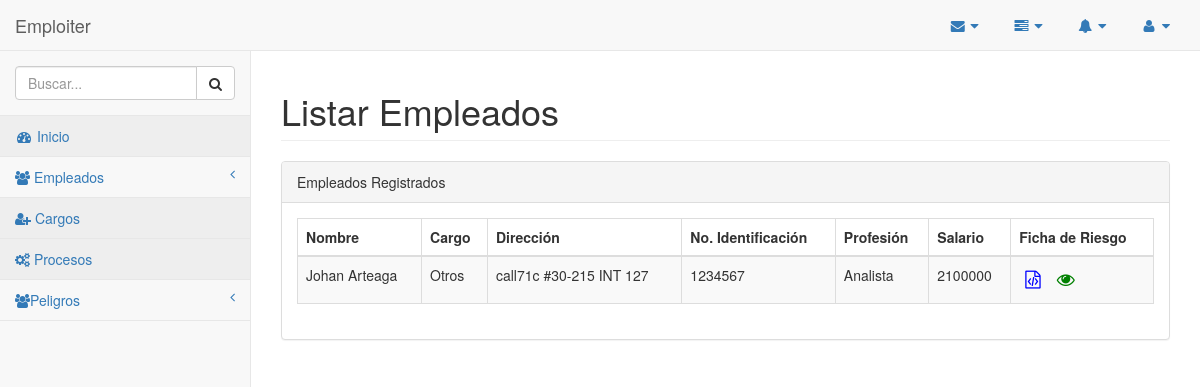
/ctrEmpleado/listarEmpleados, run on an earlier commit of the app's database.
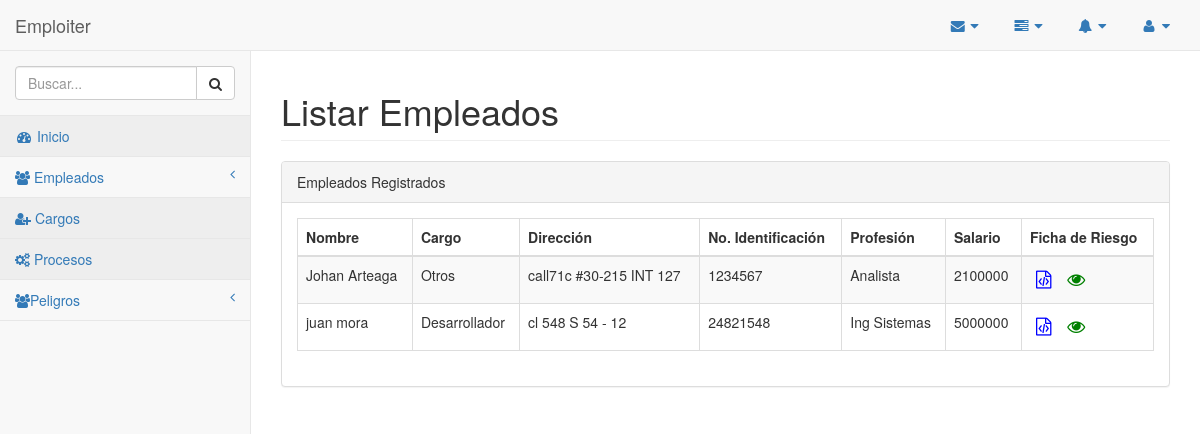
And on a later commit of the database.
### tables this page shows
CREATE TABLE `tbl_empleados` (
  `documento` varchar(20) NOT NULL,
  `id_cargo` int(11) NOT NULL,
  `id_profesion` int(11) NOT NULL,
  `nombre` varchar(40) NOT NULL,
  `apellido` varchar(40) NOT NULL,
  `direccion` varchar(50) NOT NULL,
  `telefono` varchar(30) NOT NULL
);

CREATE TABLE `tbl_cargos` (
  `id_cargo` int(11) NOT NULL,
  `nombre` varchar(50) NOT NULL,
  `salario` double NOT NULL
);

CREATE TABLE `tbl_profesiones` (
  `id_profesion` int(11) NOT NULL,
  `nombre` varchar(45) NOT NULL
);

### application/core/controller.php (called while the page is built, shortened)
<?php
class Controller
{
    public $db = null;
    private function openDatabaseConnection()
    {
        $options = array(PDO::ATTR_DEFAULT_FETCH_MODE => PDO::FETCH_ASSOC, PDO::ATTR_ERRMODE => PDO::ERRMODE_WARNING);
        $this->db = new PDO(DB_TYPE . ':host=' . DB_HOST . ';dbname=' . DB_NAME . ';charset=' . DB_CHARSET, DB_USER, DB_PASS, $options);
    }
    public function loadModel($nombreModel)
    {
        return new $nombreModel($this->db);
    }
}

### application/controller/ctrEmpleado.php (called while the page is built, shortened)
<?php
class ctrEmpleado extends Controller
{
private $mdlEmpleado;
	function __construct()
	{
		$this->mdlEmpleado = $this->loadModel("mdlEmpleado");
	}
	public function listarEmpleados(){
		$empleados = $this->mdlEmpleado->listarEmpleados();
		require APP. 'view/_templates/header.php';
		require APP. 'view/empleado/listarEmpleados.php';
		require APP. 'view/_templates/footer.php';
	}
}

### public/index.php (called while the page is built, shortened)
<?php
require APP . 'core/application.php';
require APP . 'core/controller.php';
$app = new Application();

### application/model/mdlEmpleado.php (called while the page is built, shortened)
<?php
class mdlEmpleado
{
    private $db;
    function __construct($db)
    {
        try {
            $this->db = $db;
        } catch (PDOException $e) {
            exit('Database connection could not be established.');
        }
    }
    public function listarEmpleados(){
        $sql = "CALL SP_ListarEmpleados()";
        $query = $this->db->prepare($sql);
        $query->execute();
        return $query->fetchAll();
    }
}

### application/view/empleado/listarEmpleados.php (the view, shortened to what this page needs)
     <div id="page-wrapper">
         <div class="row">
             <div class="col-lg-12">
                 <h1 class="page-header">Listar Empleados</h1>
             </div>
         </div>
         <div class="row">
             <div class="col-lg-12">
                 <div class="panel panel-default">
                     <div class="panel-heading">
                         Empleados Registrados
                     </div>
                     <div class="panel-body">
                         <div class="dataTable_wrapper">
                             <table width="100%" class="table table-striped table-bordered table-hover" id="">
                                 <thead>
                                     <tr>
                                         <th>Nombre</th>
                                         <th>Cargo</th>
                                         <th>Dirección</th>
                                         <th>No. Identificación</th>
                                         <th>Profesión</th>
                                         <th>Salario</th>
                                         <th>Ficha de Riesgo</th>
                                     </tr>
                                 </thead>
                                 <tbody>
                                     <?php foreach ($empleados as $empleado): ?>
                                         <tr>
                                             <td><?= $empleado['empleado'] ?></td>
                                             <td><?= $empleado['cargo'] ?></td>
                                             <td><?= $empleado['direccion'] ?></td>
                                             <td><?= $empleado['documento'] ?></td>
                                             <td><?= $empleado['profesion'] ?></td>
                                             <td><?= $empleado['salario'] ?></td>
                                             <td><button class="btn btn-box-tool" onclick="cargarFichaRiesgo(this)" data-toggle="modal" data-target="#myModal"><i style="color: blue; font-size: 150%;" class="fa fa-file-code-o"></i></button>
                                                <button onclick="consFichaRies(this, <?= $empleado['id_cargo'] ?>)" data-toggle="modal" data-target="#modalDetalle"  class="btn btn-box-tool"><i style="color: green; font-size: 150%;" class="fa fa-eye"></i>
                                                </button>
                                            </td>
                                        </tr>
                                    <?php endforeach ?>
                                </tbody>
                            </table>
                        </div>
                    </div>
                </div>
            </div>
        </div>
    </div>
</div>

### application/core/application.php (shortened to what this page needs)
<?php
class Application
{
    private $url_controller = null;
    private $url_action = null;
    private $url_params = array();
    public function __construct()
    {
        if (!$this->url_controller) {
            require APP . 'controller/home.php';
            $page = new Home();
            $page->index();
        } elseif (file_exists(APP . 'controller/' . $this->url_controller . '.php')) {
            $this->url_controller = new $this->url_controller();
            if (method_exists($this->url_controller, $this->url_action)) {
                if (!empty($this->url_params)) {
                    call_user_func_array(array($this->url_controller, $this->url_action), $this->url_params);
                } else {
                    $this->url_controller->{$this->url_action}();
                }
            }
        } else {
            header('location: ' . URL . 'error');
        }
    }
    private function splitUrl()
    {
        if (isset($_GET['url'])) {
            $url = trim($_GET['url'], '/');
            $url = filter_var($url, FILTER_SANITIZE_URL);
            $url = explode('/', $url);
            $this->url_controller = isset($url[0]) ? $url[0] : null;
            $this->url_action = isset($url[1]) ? $url[1] : null;
            unset($url[0], $url[1]);
            $this->url_params = array_values($url);
        }
    }
}

### application/view/_templates/header.php (shortened to what this page needs)
<!DOCTYPE html>
<html lang="en">
<head>
    <link href="<?php echo URL; ?>bower_components/bootstrap/dist/css/bootstrap.min.css" rel="stylesheet">
    <link href="<?php echo URL; ?>bower_components/metisMenu/dist/metisMenu.min.css" rel="stylesheet">
    <link href="<?php echo URL; ?>css/sb-admin-2.css" rel="stylesheet">
    <link href="<?php echo URL; ?>font-awesome-4.6.3/css/font-awesome.css" rel="stylesheet">
    <link href="<?php echo URL; ?>css/select2.min.css" rel="stylesheet">
    <link href="<?php echo URL; ?>bower_components/font-awesome/css/font-awesome.min.css" rel="stylesheet" type="text/css">
    <link href="<?php echo URL; ?>bower_components/datatables-plugins/integration/bootstrap/3/dataTables.bootstrap.css" rel="stylesheet">
    <link href="<?php echo URL; ?>bower_components/datatables-responsive/css/dataTables.responsive.css" rel="stylesheet">
    </head>
    <body>
        <div id="wrapper">
            <nav class="navbar navbar-default navbar-static-top" role="navigation" style="margin-bottom: 0">
                <div class="navbar-header">
                    <a class="navbar-brand" href="index.html">Emploiter</a>
                </div>
                <ul class="nav navbar-top-links navbar-right">
                    <li class="dropdown">
                        <a class="dropdown-toggle" data-toggle="dropdown" href="#">
                            <i class="fa fa-envelope fa-fw"></i>  <i class="fa fa-caret-down"></i>
                        </a>
                    </li>
                    <li class="dropdown">
                        <a class="dropdown-toggle" data-toggle="dropdown" href="#">
                            <i class="fa fa-tasks fa-fw"></i>  <i class="fa fa-caret-down"></i>
                        </a>
                    </li>
                    <li class="dropdown">
                        <a class="dropdown-toggle" data-toggle="dropdown" href="#">
                            <i class="fa fa-bell fa-fw"></i>  <i class="fa fa-caret-down"></i>
                        </a>
                    </li>
                    <li class="dropdown">
                        <a class="dropdown-toggle" data-toggle="dropdown" href="#">
                            <i class="fa fa-user fa-fw"></i>  <i class="fa fa-caret-down"></i>
                        </a>
                    </li>
                </ul>
                <div class="navbar-default sidebar" role="navigation">
                    <div class="sidebar-nav navbar-collapse">
                        <ul class="nav in" id="side-menu">
                            <li class="sidebar-search">
                                <div class="input-group custom-search-form">
                                    <input type="text" class="form-control" placeholder="Buscar...">
                                    <span class="input-group-btn">
                                        <button class="btn btn-default" type="button">
                                            <i class="fa fa-search"></i>
                                        </button>
                                    </span>
                                </div>
                            </li>
                            <li>
                                <a class="active" href="<?= URL ?>home/index"><i class="fa fa-dashboard fa-fw"></i> Inicio</a>
                            </li>
                            <li>
                                <a href="#"><i class="fa fa-users"></i> Empleados<span class="fa arrow"></span></a>
                            </li>
                            <li>
                                <a class="active" href="<?= URL ?>ctrCargo/registrarCargo"><i class="fa fa-user-plus"></i>  Cargos</a>
                            </li>
                            <li>
                                <a class="active" href="<?= URL ?>ctrProceso/registrarProceso"><i class="fa fa-cogs"></i>  Procesos</a>
                            </li>
                            <li>
                                <a href="#"><i class="fa fa-users"></i>Peligros<span class="fa arrow"></span></a>
                            </li>
                        </ul>
                    </div>
                </div>
            </nav>

### application/view/cargo/contentBox.php (shortened to what this page needs)
<!DOCTYPE html>
<html>
<head>
</head>
<body>
</body>
</html>

### application/view/_templates/footer.php (shortened to what this page needs)
    <?php require APP.'view/Cargo/contentBox.php';?>
</body>
</html>

### public/css/sb-admin-2.css (style rules this page uses)
body { background-color: #f8f8f8; }
#wrapper { width: 100%; }
#page-wrapper { padding: 0 15px; min-height: 568px; background-color: #fff; }
@media (min-width:768px) { #page-wrapper { position: inherit; margin: 0 0 0 250px; padding: 0 30px; border-left: 1px solid #e7e7e7; } }
.navbar-top-links { margin-right: 0; }
.navbar-top-links li { display: inline-block; }
.navbar-top-links li:last-child { margin-right: 15px; }
.navbar-top-links li a { padding: 15px; min-height: 50px; }
.sidebar .sidebar-nav.navbar-collapse { padding-right: 0; padding-left: 0; }
.sidebar .sidebar-search { padding: 15px; }
.sidebar ul li { border-bottom: 1px solid #e7e7e7; }
.sidebar ul li a.active { background-color: #eee; }
.sidebar .arrow { float: right; }
.sidebar .fa.arrow:before { content: "\f104"; }
@media (min-width:768px) { .sidebar { z-index: 1; position: absolute; width: 250px; margin-top: 51px; } }
.btn-box-tool { padding: 5px; font-size: 12px; background: transparent; color: #97a0b3; }

What changed in the data, as far as the page shows it:
added tbl_empleados: empleado "juan mora", id_cargo.nombre "Desarrollador", direccion "cl 548 S 54 - 12", documento "24821548", id_profesion.nombre "Ing Sistemas", id_cargo.salario "5000000"
